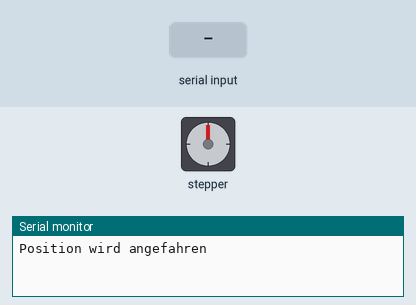
A sketch run on a simulated Arduino Uno, built with avr-gcc and run on an emulated ATmega328P. Parts: stepper motor, the last lines printed to the serial monitor. The inputs (shaded band) are chosen by the test bench. Stepper angles assume 200 steps per turn.

Above: at 1.2 s.
1.3 s: "200\n" received over Serial
At 1.48 s:
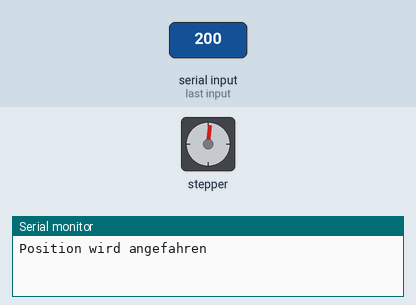
3.1 s: "90,45\n" received over Serial
At 4.5 s:
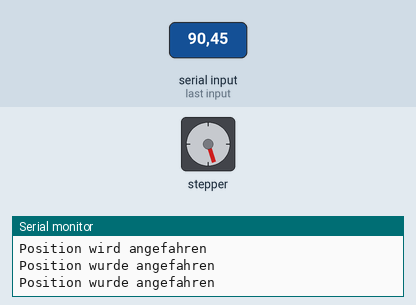
4.8 s: "30,150\n" received over Serial
At 6.1 s:
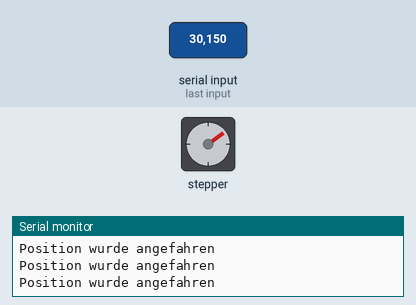
6.4 s: "90\n" received over Serial
At 7.4 s:
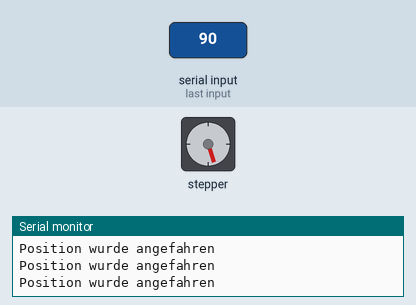
Timing chart, 0 to 9.0 s (numbered marks = the images above; inputs shaded):
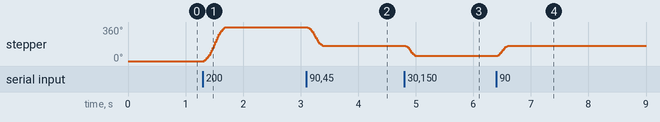

The sketch:

Testfile_241014.ino
```cpp
#include <AccelStepper.h>

#define dirPin 2
#define stepPin 3
#define motorInterfaceType 1

AccelStepper stepper = AccelStepper(motorInterfaceType, stepPin, dirPin);

float newPosition;

void setup() {
  Serial.begin(9600);  // Starte die serielle Kommunikation
  stepper.setMaxSpeed(10000);
  stepper.setAcceleration(5000);
  stepper.moveTo(0);

  Serial.println("Position wird angefahren");
}

void loop() {
  // Prüfen, ob Daten über die serielle Schnittstelle empfangen wurden
  if (Serial.available() > 0) {
    String input = Serial.readStringUntil('\n');  // Lese die Eingabe bis zum Zeilenumbruch

    newPosition =input.toFloat();
    if(newPosition>0)
    {
      stepper.runToNewPosition(newPosition);
      Serial.println("Position wurde angefahren");
    }
  }


}
```

Measured:
- after the input at 1.3 s, stepper: turns 360° clockwise in 0.37 s, starting at once
- after the input at 3.1 s, stepper: turns 198° counter-clockwise in 0.26 s, starting at once
- after the input at 4.8 s, stepper: turns 108° counter-clockwise in 0.17 s, starting at once
- after the input at 6.4 s, stepper: turns 108° clockwise in 0.17 s, starting at once
